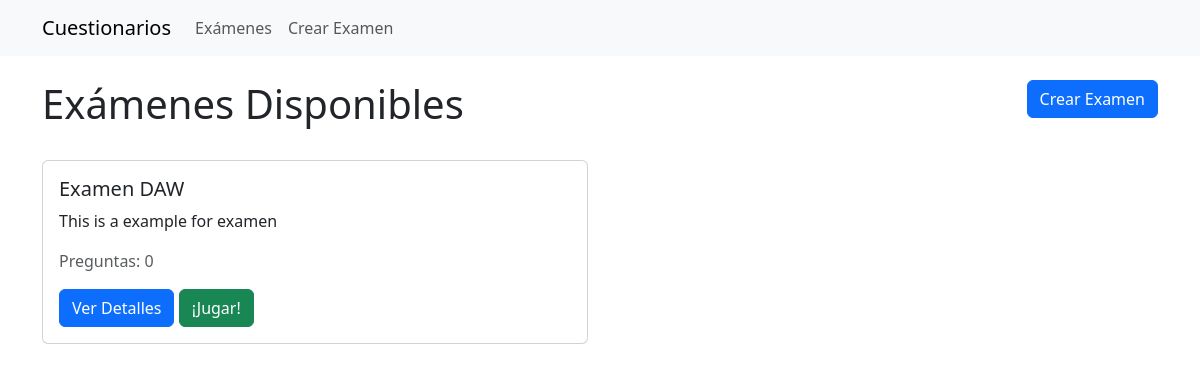
The app's page /, older data.
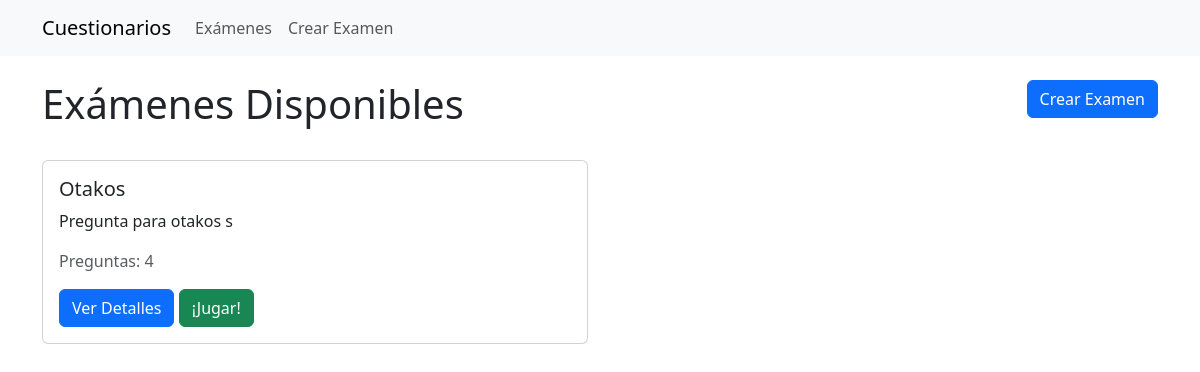
The same page, newer data.
### quiz/models.py (models this page shows, shortened)
class Exam(models.Model):
    title = models.CharField(max_length=200, verbose_name="Título")
    description = models.TextField(blank=True, verbose_name="Descripción")
    created_date = models.DateTimeField(auto_now_add=True)
    def get_question_count(self):
        return self.questions.count()

### quiz/views.py (the view)
# urls.py: path('', views.exam_list, name='exam_list'),
def exam_list(request):
    exams = Exam.objects.all().order_by('-created_date')
    return render(request, 'quiz/exam_list.html', {'exams': exams})

### quiz/templates/quiz/exam_list.html (shortened to what this page needs)
{% extends "base.html" %}
{% block content %}
<div class="row mb-4">
    <div class="col-md-6">
        <h1>Exámenes Disponibles</h1>
    </div>
    <div class="col-md-6 text-end">
        <a href="{% url 'exam_create' %}" class="btn btn-primary">Crear Examen</a>
    </div>
</div>
<div class="row">
    {% if exams %}
        {% for exam in exams %}
            <div class="col-md-6 mb-4">
                <div class="card">
                    <div class="card-body">
                        <h5 class="card-title">{{ exam.title }}</h5>
                        <p class="card-text">{{ exam.description|truncatechars:100 }}</p>
                        <p class="text-muted">Preguntas: {{ exam.get_question_count }}</p>
                        <a href="{% url 'exam_detail' exam.id %}" class="btn btn-primary">Ver Detalles</a>
                        <a href="{% url 'quiz_play' exam.id %}" class="btn btn-success">¡Jugar!</a>
                    </div>
                </div>
            </div>
        {% endfor %}
    {% endif %}
</div>
{% endblock %}

### quiz/templates/base.html (shortened to what this page needs)
<!DOCTYPE html>
<html lang="es">
<head>
    <link href="https://cdn.jsdelivr.net/npm/bootstrap@5.3.0/dist/css/bootstrap.min.css" rel="stylesheet">
</head>
<body>
    <nav class="navbar navbar-expand-lg navbar-light bg-light mb-4">
        <div class="container">
            <a class="navbar-brand" href="{% url 'exam_list' %}">Cuestionarios</a>
            <div class="collapse navbar-collapse">
                <ul class="navbar-nav">
                    <li class="nav-item">
                        <a class="nav-link" href="{% url 'exam_list' %}">Exámenes</a>
                    </li>
                    <li class="nav-item">
                        <a class="nav-link" href="{% url 'exam_create' %}">Crear Examen</a>
                    </li>
                </ul>
            </div>
        </div>
    </nav>
    <div class="container">
        {% block content %}{% endblock %}
    </div>
</body>
</html>

Row changes from the older to the newer data that the page shows:
removed Exam: title "Examen DAW", description "This is a example for examen", get_question_count "0"
added Exam: title "Otakos", description "Pregunta para otakos s", get_question_count "4"
